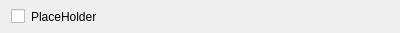
<?xml version="1.0" encoding="UTF-8"?>
<ui version="4.0">
 <class>RenderGroupControlWidget</class>
 <widget class="QWidget" name="RenderGroupControlWidget">
  <property name="geometry">
   <rect>
    <x>0</x>
    <y>0</y>
    <width>400</width>
    <height>33</height>
   </rect>
  </property>
  <property name="sizePolicy">
   <sizepolicy hsizetype="Minimum" vsizetype="Minimum">
    <horstretch>0</horstretch>
    <verstretch>0</verstretch>
   </sizepolicy>
  </property>
  <property name="windowTitle">
   <string>Form</string>
  </property>
  <property name="layoutDirection">
   <enum>Qt::LeftToRight</enum>
  </property>
  <layout class="QHBoxLayout" name="horizontalLayout_2">
   <property name="topMargin">
    <number>5</number>
   </property>
   <property name="bottomMargin">
    <number>5</number>
   </property>
   <item>
    <widget class="QCheckBox" name="groupVisibleCheckBox">
     <property name="sizePolicy">
      <sizepolicy hsizetype="Fixed" vsizetype="Fixed">
       <horstretch>0</horstretch>
       <verstretch>0</verstretch>
      </sizepolicy>
     </property>
     <property name="text">
      <string/>
     </property>
    </widget>
   </item>
   <item>
    <widget class="QLabel" name="groupTitleLabel">
     <property name="sizePolicy">
      <sizepolicy hsizetype="Minimum" vsizetype="Minimum">
       <horstretch>0</horstretch>
       <verstretch>0</verstretch>
      </sizepolicy>
     </property>
     <property name="text">
      <string>PlaceHolder</string>
     </property>
     <property name="alignment">
      <set>Qt::AlignLeading|Qt::AlignLeft|Qt::AlignVCenter</set>
     </property>
    </widget>
   </item>
   <item>
    <spacer name="horizontalSpacer">
     <property name="orientation">
      <enum>Qt::Horizontal</enum>
     </property>
     <property name="sizeHint" stdset="0">
      <size>
       <width>40</width>
       <height>20</height>
      </size>
     </property>
    </spacer>
   </item>
  </layout>
 </widget>
 <resources/>
 <connections/>
</ui>
